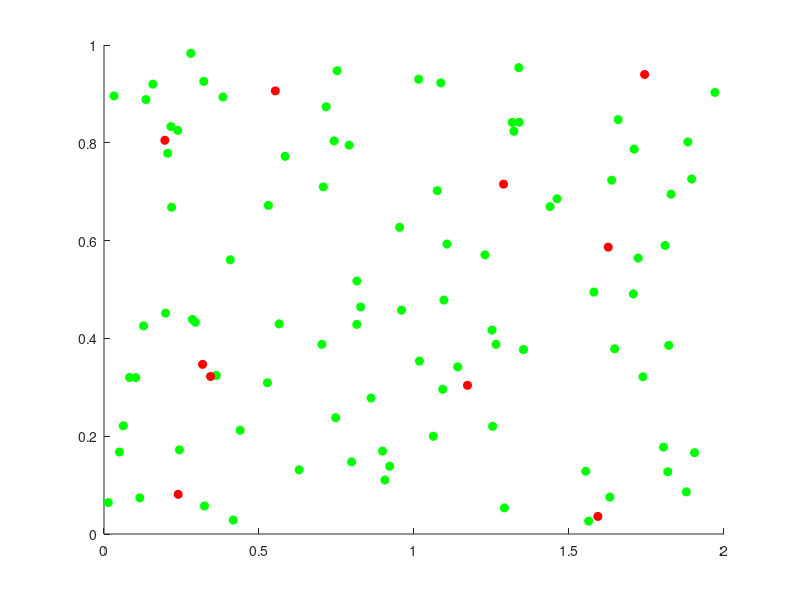

This chart was generated by the following MATLAB code: (Note: this script raises an error after producing the figure.)
%% Student names

% Student: Sheik Farooq (419396) 


%% Command to clean the screen
clc;
clear;
close All;

%% Task 1

% Initialization
a = 0.01; % minimum x and y values
b = 1.99; % maximum x value (Actually 2, but better representation in graph, 1.99 was used)
c = 0.99; % maximum y value (Actually 1, but better representation in graph, 0.99 was used)
n = 100;  % number of individuals
dt = 0.001;
vel_min = -1;
vel_max = 1;
infected_initial = 10; % in percentage

n_infec = infected_initial*n/100;    % no. of infected people
n_hel = (100-infected_initial)*n/100;  % no. of healthy people
n_recov = n-n_infec-n_hel;           % no. of recovered people

Time = 0:dt:1;  % Time vector

% initial X and Y positions of the points
pos_x_infec = (b-a).*rand(n_infec,1) + a;  % Healthy
pos_x_infec = [pos_x_infec, dt*ones(size(pos_x_infec))];
pos_y_infec = (c-a).*rand(n_infec,1) + a;

pos_x_hel = (b-a).*rand(n_hel,1) + a;  % Infected
pos_y_hel = (c-a).*rand(n_hel,1) + a;

pos_x_rec = [];
pos_y_rec = [];
vel_x_rec = [];
vel_y_rec = [];

% initial point positions of healthy and infected points shown in graph
figure(1);
hold on;
plot(pos_x_hel,pos_y_hel, 'o','MarkerFaceColor', 'g','MarkerEdgeColor', 'g')
plot(pos_x_infec(:,1),pos_y_infec, 'o','MarkerFaceColor', 'r','MarkerEdgeColor', 'r')

% Velocities
vel_x_hel = (vel_max-vel_min).*rand(n_hel,1) + vel_min;  % Velocities of Healthy
vel_y_hel = (vel_max-vel_min).*rand(n_hel,1) + vel_min;

vel_x_infec = (vel_max-vel_min).*rand(n_infec,1) + vel_min;  % Velocities of infected
vel_y_infec = (vel_max-vel_min).*rand(n_infec,1) + vel_min;


v=VideoWriter('Pandamic_1.avi');    % saves dynamic graph as a video file
open(v);


for k=1:length(Time)   % Main "for" loop (1 loop (dt)== 0.001 sec 
  
    % new positions of the persons based on velocity and old position
    
    pos_x_new_hel = pos_x_hel + vel_x_hel.*dt;   % Healthy
    pos_y_new_hel = pos_y_hel + vel_y_hel.*dt;
    pos_x_hel = pos_x_new_hel;
    pos_y_hel = pos_y_new_hel;
    
    
    pos_x_new_infec = pos_x_infec(:,1) + vel_x_infec.*dt;   % Unhealthy
    pos_y_new_infec = pos_y_infec + vel_y_infec.*dt;
    pos_x_infec = [pos_x_new_infec pos_x_infec(:,2)+dt];
    pos_y_infec = pos_y_new_infec;
    
    pos_x_new_rec = pos_x_rec + vel_x_rec.*dt;   % Healthy
    pos_y_new_rec = pos_y_rec + vel_y_rec.*dt;
    pos_x_rec = pos_x_new_rec;
    pos_y_rec = pos_y_new_rec;
    
    % Recovery of the infected points
    
    for j=1:length(pos_x_infec(:,1))
        if pos_x_infec(j,2)>=0.35
            pos_x_rec = [pos_x_rec; pos_x_infec(j,1)];
            pos_y_rec = [pos_y_rec; pos_y_infec(j,1)];
            vel_x_rec = [vel_x_rec; vel_x_infec(j,1)];
            vel_y_rec = [vel_y_rec; vel_y_infec(j,1)];
            pos_x_infec(j,:) = [];
            % pos_x_infec(j,2) = [];
            pos_y_infec(j) = [];
            vel_x_infec(j) = [];
            vel_y_infec(j) = [];
            pos_x_infec = [pos_x_infec;[0,0]];
            pos_y_infec = [pos_y_infec;0];
            vel_x_infec = [vel_x_infec;0];
            vel_y_infec = [vel_y_infec;0];
            j=j-1;
        end
    end
    
    % deleting unnecessory zero elements in infected arrays 
    % This deletes the unnecessory points at the origin
    
    z=find(pos_x_infec(:,1));           % provides the positions of non zero elements
    pos_x_infec = pos_x_infec(1:length(z),:); % deleting the elements, which are after non-zero elements (i.e removing zero elements)
    pos_y_infec(size(z)+1:end)=[]; % removing zero elements in the array
    vel_x_infec(size(z)+1:end)=[]; % removing zero elements in the array
    vel_y_infec(size(z)+1:end)=[]; % removing zero elements in the array
    
    
    % Checking social distancing ( code to changing the green elements to red colour)
    
    for i=1:length(pos_y_infec)
        for j=1:n_hel
            if (sqrt((pos_x_hel(j)-pos_x_infec(i)).^2+(pos_y_hel(j)-pos_y_infec(i)).^2))<=0.055
                pos_x_infec = [pos_x_infec; pos_x_hel(j), dt];
                pos_y_infec = [pos_y_infec; pos_y_hel(j)];
                vel_x_infec = [vel_x_infec; vel_x_hel(j)];
                vel_y_infec = [vel_y_infec; vel_y_hel(j)];
                pos_x_hel(j) = [];
                pos_y_hel(j) = [];
                vel_x_hel(j) = [];
                vel_y_hel(j) = [];
                pos_x_hel = [pos_x_hel;0];
                pos_y_hel = [pos_y_hel;0];
                vel_x_hel = [vel_x_hel;0];
                vel_y_hel = [vel_y_hel;0];
                n_infec = n_infec+1;
                i=i+1;
                n_hel = n_hel-1;
                j=j-1;
            end
        end
    end
    
    % deleting unnecessory zero elements in health arrays 
    % This deletes the unnecessory points at the origin
    z=find(pos_x_hel);           % provides the positions of non zero elements
    pos_x_hel(size(z)+1:end)=[]; % deleting the elements, which are after non-zero elements (i.e removing zero elements)
    pos_y_hel(size(z)+1:end)=[]; % removing zero elements in the array
    vel_x_hel(size(z)+1:end)=[]; % removing zero elements in the array
    vel_y_hel(size(z)+1:end)=[]; % removing zero elements in the array
    
    
    
    % Code for points to bounce back at the boundaries
    % checking, whether the new positions are with in range (X=0 to 2) (Y=0 to 1)
    for j=1:n_hel         % Healthy
        if pos_x_hel(j)>=b
            vel_x_hel(j)=-1*vel_x_hel(j);
        end
        if pos_x_hel(j)<=a
            vel_x_hel(j)=-1*vel_x_hel(j);
        end
        if pos_y_hel(j)>=c
            vel_y_hel(j)=-1*vel_y_hel(j);
        end
        if pos_y_hel(j)<=a
            vel_y_hel(j)=-1*vel_y_hel(j);
        end  
    end
    
    for j=1:length(pos_y_infec)   % infected
        if pos_x_infec(j)>=b
            vel_x_infec(j)=-1*vel_x_infec(j);
        end
        if pos_x_infec(j)<=a
            vel_x_infec(j)=-1*vel_x_infec(j);
        end
        if pos_y_infec(j)>=c
            vel_y_infec(j)=-1*vel_y_infec(j);
        end
        if pos_y_infec(j)<=a
            vel_y_infec(j)=-1*vel_y_infec(j);
        end  
    end
    
    for j=1:length(pos_x_rec)         % Recovered
        if pos_x_rec(j)>=b
            vel_x_rec(j)=-1*vel_x_rec(j);
        end
        if pos_x_rec(j)<=a
            vel_x_rec(j)=-1*vel_x_rec(j);
        end
        if pos_y_rec(j)>=c
            vel_y_rec(j)=-1*vel_y_rec(j);
        end
        if pos_y_rec(j)<=a
            vel_y_rec(j)=-1*vel_y_rec(j);
        end  
    end
    
    
    % Grapf for the moving points
    
    figure(2);
    axis([0,2,0,1])
    plot(pos_x_hel,pos_y_hel, 'o','MarkerFaceColor', 'g','MarkerEdgeColor', 'g')
    hold on
    plot(pos_x_infec(:,1),pos_y_infec, 'o','MarkerFaceColor', 'r','MarkerEdgeColor', 'r')
    plot(pos_x_rec,pos_y_rec, 'o','MarkerFaceColor', 'b','MarkerEdgeColor', 'b')
    frame = getframe(gcf);
    writeVideo(v,frame);
    hold off
    
    % Data of no. of healthy, infected, recovered people along with time period is stored in the below matrix
    person(k,:) = [dt*k length(pos_x_hel) length(pos_y_infec) length(pos_x_rec)];
end


figure(2);
hold on;
xlabel('X direction Length')
ylabel('y direction Length')
legend('healthy', 'infected', 'recovered')
close(v);
figure(3);
h=area(person(:,1),person(:,2:4));  % Area is used for the area representation in graph
h(1).FaceColor=[0,1,0];    % RGB triplet for green
h(2).FaceColor=[1,0,0];   % RGB triplet for red
h(3).FaceColor=[0,0,1];    % RGB triplet for blue
axis([0,1,0,n]);         
xlabel('Time')
ylabel('Individuals')
legend('healthy', 'infected', 'recovered')
saveas(gcf,'pandamic_1.png')

